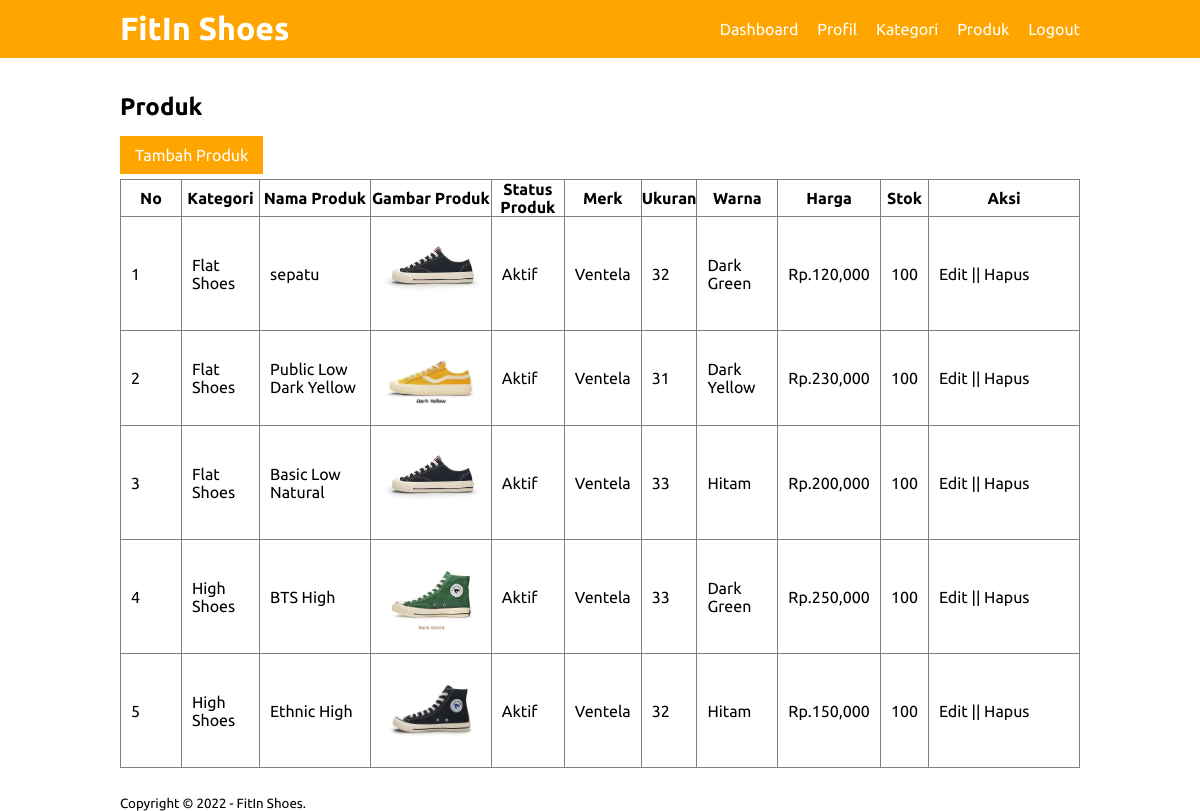
The page /produk.php (signed in) on the database its author committed.
### tables this page shows
CREATE TABLE `sepatu` (
  `id_sepatu` int(11) NOT NULL,
  `id_kategori` int(11) NOT NULL,
  `nama_produk` varchar(30) NOT NULL,
  `gambar_produk` varchar(50) NOT NULL,
  `deskripsi_produk` varchar(500) NOT NULL,
  `status_produk` tinyint(1) NOT NULL,
  `merk` varchar(15) NOT NULL,
  `ukuran` int(11) NOT NULL,
  `warna` varchar(20) NOT NULL,
  `harga_produk` int(11) NOT NULL,
  `stok` int(11) NOT NULL
);

CREATE TABLE `kategori` (
  `id_kategori` int(11) NOT NULL,
  `nama_kategori` varchar(30) NOT NULL
);

### produk.php (the view, shortened to what this page needs)
<?php
    include 'db.php';
?>
<!DOCTYPE html>
<html>
<head>
</head>
<body>
    <header>
        <div class="container">
            <h1><a href="dashboard.php">FitIn Shoes</a></h1>
            <ul>
                <li><a href="dashboard.php">Dashboard</a></li>
                <li><a href="profil.php">Profil</a></li>
                <li><a href="kategori.php">Kategori</a></li>
                <li><a href="produk.php">Produk</a></li>
                <li><a href="logout.php">Logout</a></li>
            </ul>
        </div>
    </header>
    <div class="section">
        <div class="container">
            <h3>Produk</h3>
                <div id="kategori">
                    <a href="tambah_produk.php" class="button">Tambah Produk</a>
                </div>
                <table border="1" cellspacing="0" class="table">
                    <thead>
                        <tr>
                            <th width="60px">No</th>
                            <th>Kategori</th>
                            <th>Nama Produk</th>
                            <th>Gambar Produk</th>
                            <th>Status Produk</th>
                            <th>Merk</th>
                            <th>Ukuran</th>
                            <th>Warna</th>
                            <th>Harga</th>
                            <th>Stok</th>
                            <th width="150px">Aksi</th>
                        </tr>
                    </thead>
                    <tbody>
                        <?php
                            $no =1;
                            $produk = mysqli_query($connect, "SELECT * FROM sepatu LEFT JOIN kategori USING (id_kategori) ORDER BY id_sepatu DESC");
                            if(mysqli_num_rows($produk) > 0) {
                            while($row=mysqli_fetch_array($produk)){
                        ?>
                        <tr>
                            <td><?php echo $no++?></td>
                            <td><?php echo $row ['nama_kategori']?></td>
                            <td><?php echo $row ['nama_produk']?></td>
                            <td><a href="produk/<?php echo $row['gambar_produk'] ?>" target="_blank"> <img src="produk/<?php echo $row['gambar_produk'] ?>" width="100px"></a></td>
                            <td><?php echo ($row ['status_produk']== 0)?'Tidak Aktif': 'Aktif';?></td>
                            <td><?php echo $row ['merk']?></td>
                            <td><?php echo $row ['ukuran']?></td>
                            <td><?php echo $row ['warna']?></td>
                            <td>Rp.<?php echo number_format($row ['harga_produk'])?></td>
                            <td><?php echo $row ['stok']?></td>
                            <td>
                                <a href="edit_produk.php?id=<?php echo $row ['id_sepatu']?>">Edit</a> || <a href="hapus_produk.php?idp=<?php echo $row ['id_sepatu']?>" onclick="return confirm('Konfirmasi Hapus ?')">Hapus</a>
                            </td>
                        </tr>
                        <?php }} else{ ?>
                            <tr>
                                <td colspan="10">Tidak Ada Data</td>
                            </tr>
                       <?php } ?>
                    </tbody>
                </table>
        </div>
    </div>
    <footer>
        <div class="container">
            <small>Copyright &copy; 2022 - FitIn Shoes.</small>
        </div>
    </footer>
</body>
</html>

### CSS/style.css (style rules this page uses)
* { padding: 0; margin: 0; font-family: 'Ubuntu', sans-serif; }
a { color: inherit; text-decoration: none; }
.button { padding: 10px 15px; background-color: orange; color: #fff; border: none; cursor: pointer; }
header { background-color: orange; color: #fff; }
header h1 { float: left; padding: 10px 0; }
header ul { float: right; }
header ul li { display: inline-block; }
header ul li a { padding: 20px 0 20px 15px; display: inline-block; }
footer { padding: 0; }
.container { width: 80%; margin: 0% auto; }
.container:after { content: ''; display: block; clear: both; }
.section { padding: 25px 0; }
.table { width: 100%; border-collapse: collapse; }
.table tr { height: 30px; }
.table tr td { padding:5px 10px; }
#kategori { margin-bottom: 15px; margin-top: 25px; }
h3 { font-size : x-large; margin: 10px 0 25px 0; }

### rows shown on the page
sepatu: id_kategori.nama_kategori "Flat Shoes", nama_produk "sepatu", gambar_produk (picture), status_produk "Aktif", merk "Ventela", ukuran "32", warna "Dark Green", harga_produk "120,000", stok "100"
sepatu: id_kategori.nama_kategori "Flat Shoes", nama_produk "Public Low Dark Yellow", gambar_produk (picture), status_produk "Aktif", merk "Ventela", ukuran "31", warna "Dark Yellow", harga_produk "230,000", stok "100"
sepatu: id_kategori.nama_kategori "Flat Shoes", nama_produk "Basic Low Natural", gambar_produk (picture), status_produk "Aktif", merk "Ventela", ukuran "33", warna "Hitam", harga_produk "200,000", stok "100"
sepatu: id_kategori.nama_kategori "High Shoes", nama_produk "BTS High", gambar_produk (picture), status_produk "Aktif", merk "Ventela", ukuran "33", warna "Dark Green", harga_produk "250,000", stok "100"
sepatu: id_kategori.nama_kategori "High Shoes", nama_produk "Ethnic High", gambar_produk (picture), status_produk "Aktif", merk "Ventela", ukuran "32", warna "Hitam", harga_produk "150,000", stok "100"
